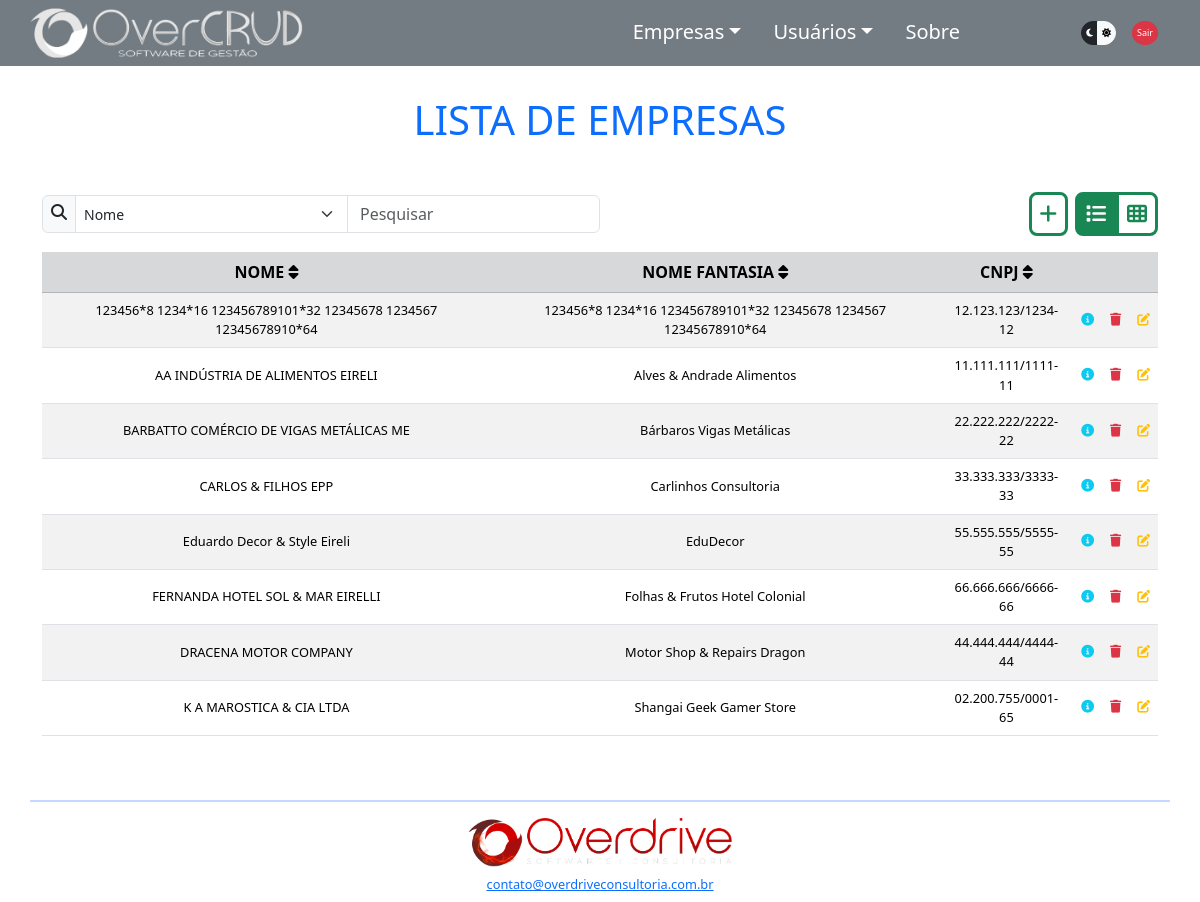
The page /emplista.php (signed in) on the database its author committed.
### tables this page shows
CREATE TABLE `empresas` (
  `idempresa` int(11) NOT NULL AUTO_INCREMENT,
  `nome` varchar(64) DEFAULT NULL,
  `telefone` varchar(15) DEFAULT NULL,
  `cnpj` varchar(18) DEFAULT NULL,
  `fantasia` varchar(64) DEFAULT NULL,
  `responsavel` varchar(64) DEFAULT NULL,
  `idenderecoemp` int(11) DEFAULT NULL,
  PRIMARY KEY (`idempresa`),
  KEY `empresas_ibfk_1` (`idenderecoemp`),
  CONSTRAINT `empresas_ibfk_1` FOREIGN KEY (`idenderecoemp`) REFERENCES `enderecos` (`idendereco`)
);

### resources/listas.php (called while the page is built, shortened)
<?php
$root = $_SERVER["DOCUMENT_ROOT"];
require_once "$root/overcrud/resources/pathing.php";
require_once "$rootOvercrud/components/EmpresaDAO.php";
$instanciaEmp = new Empresa();
$instanciaEmpDAO = new EmpresaDAO($instanciaEmp);
$listaEmp = $instanciaEmpDAO->listarEmpresas();

### components/ConexaoBD.php (called while the page is built, shortened)
<?php
class ConexaoBD
{
    public static function conectarBD()
    {
        $db_name = 'overcrud';
        $db_host = 'localhost';
        $db_user = 'root';
        $db_port = '3307';
        $db_password = '';
        $pdo = new PDO("mysql:dbname=$db_name;host=$db_host:$db_port", $db_user, $db_password);
        return $pdo;
    }
};

### components/EmpresaDAO.php (called while the page is built, shortened)
<?php
class EmpresaDAO
{
    public function listarEmpresas()
    {
        $sqlConsultaEmp = ConexaoBD::conectarBD()->query("SELECT * FROM empresas");
        if ($sqlConsultaEmp->rowCount() > 0) {
            $listaEmp = $sqlConsultaEmp->fetchAll(PDO::FETCH_ASSOC);
            return $listaEmp;
        };
    }
}

### emplista.php (the view, shortened to what this page needs)
<?php
require_once "./resources/pathing.php";
$voltar = ".";
require_once "$rootOvercrud/validations/session_validation.php";
require_once "$rootOvercrud/resources/listas.php";
?>
<!DOCTYPE html>
<html lang="pt-br" data-bs-theme="dark">
<?php
require_once "$rootOvercrud/partials/head.php";
head('- Empresas', $voltar);
?>
<body>
    <div class="container">
        <div class="row" id="navbartop">
            <?php
            require_once "$rootOvercrud/partials/navbartop.php";
            navbarTop($voltar, $linksAdm);
            ?>
        </div>
        <div class="row d-flex mt-5" id="appBody">
            <h1 class="text-center text-primary display-6 my-5" id="sessiontitle">LISTA DE EMPRESAS</h1>
            <?php require_once "$rootOvercrud/partials/searchbar.php" ?>
            <div class="" id="mostrartabela">
                <table id="tabelaempresas" class="table table-striped">
                    <tr class="table-secondary text-center">
                        <th onclick="ordenar(0)" class="tableheader">NOME <i class="fa-solid fa-sort"></i></th>
                        <th onclick="ordenar(1)" class="tableheader">NOME FANTASIA <i class="fa-solid fa-sort"></i></th>
                        <th onclick="ordenar(2)" class="tableheader">CNPJ <i class="fa-solid fa-sort"></i></th>
                        <th> </th>
                        <th class="<?= $linksAdm ?>"> </th>
                        <th class="<?= $linksAdm ?>"> </th>
                    </tr>
                    <?php foreach ($listaEmp as $empresa): ?>
                    <tr class="<?php echo $empresa['idempresa'] == '0' ? 'd-none' : '' ?>">
                        <td id="tr_nome"><?= $empresa['nome']; ?></td>
                        <td><?= $empresa['fantasia']; ?></td>
                        <td id="tr_doc"><?= $empresa['cnpj']; ?></td>
                        <td>
                            <a class="modalanchor" data-bs-toggle="modal"
                                data-bs-target="#empmodal<?= $empresa['idempresa'] ?>">
                                <i class="fa-solid fa-circle-info text-info px-0 py-2" title="Detalhes"></i>
                            </a>
                        </td>
                        <td class="<?= $linksAdm ?>">
                            <a data-bs-toggle='modal' data-bs-target='#empdeletemodal<?= $empresa['idempresa'] ?>'>
                                <i class="fa-solid fa-trash px-0 py-2 text-danger" title="Excluir" id="deleteicon"></i>
                            </a>
                        </td>
                        <td class="<?= $linksAdm ?>">
                            <a href="empeditar.php?idempresa=<?= $empresa['idempresa']; ?>">
                                <i class="fa-solid fa-pen-to-square px-0 py-2 text-warning" id="editbtn" title="Editar"></i>
                            </a>
                        </td>
                    </tr>
                    <?php endforeach; ?>
                </table>
            </div>
        </div>
        <?php
        require_once "$rootOvercrud/partials/footer.php";
        footer($voltar);
        ?>
    </div>
</body>
</html>

### partials/head.php (shortened to what this page needs)
<?php
function head($titulo, $voltar)
{
    echo "
    <head>
        <meta charset='UTF-8' />
        <meta http-equiv='X-UA-Compatible' content='IE=edge' />
        <meta name='viewport' content='width=device-width, initial-scale=1.0' />
        <link href='https://cdn.jsdelivr.net/npm/bootstrap@5.3.3/dist/css/bootstrap.min.css' rel='stylesheet'
>
        <link rel='stylesheet' href='$voltar/css/style.css' />
        <link rel='icon' href='$voltar/img/favicon.ico'>
        <title>OverCRUD $titulo</title>
</head>
";
}

### partials/navbarTop.php (shortened to what this page needs)
<?php
function navbarTop($voltar, $linksAdm)
{
    echo "
                <nav class='navbar navbar-expand-md text-bg-secondary fixed-top p-2' style='--bs-bg-opacity: .95;'>
                    <div class='container'>
                        <div class='row align-items-center'>
                            <div class='d-none col-lg-4 d-lg-flex p-0'>
                                <a href='$voltar/home.php' class='navbar-brand p-0'><img src='$voltar/img/logo_white_navbar.png' alt='OverCRUD'
                                        style='width: 75%;'></a>
                            </div>
                                <a href='$voltar/home.php' class='navbar-brand p-0'><img src='$voltar/img/logo_white_mini.png' alt='OverCRUD'
                                        style='width: 25%;'></a>
                            <div class='col-6 col-md-7 col-lg-6'>
                                <div class='collapse navbar-collapse justify-content-end' id='navbarMain'>
                                    <ul class='navbar-nav nav-underline gap-3'>
                                            <a href='$voltar/home.php' class='nav-link fs-5'>Home</a>
                                        <li class='navbar-item dropdown'>
                                            <a href='#' class='nav-link fs-5 dropdown-toggle text-white'
                                                data-bs-toggle='dropdown'>Empresas</a>
                                                <li> <a href='$voltar/emplista.php' class='dropdown-item text-white'>Consultar empresas</a>
                                                </li>
                                                <li> <a href='$voltar/empcadastro.php' class='dropdown-item <?php $linksAdm ?>
text-white'>Cadastrar
Nova</a>
</li>
</li>
<li class='navbar-item dropdown'>
    <a href='#' class='nav-link fs-5 dropdown-toggle text-white' data-bs-toggle='dropdown'>Usuários</a>
        <li> <a href='$voltar/usulista.php' class='dropdown-item text-white'>Consultar usuários</a>
        </li>
        <li> <a href='$voltar/usucadastro.php' class='dropdown-item <?php $linksAdm ?> text-white'>Cadastrar Novo</a>
        </li>
</li>
<li class='navbar-item'>
    <a href='$voltar/about.php' class='nav-link fs-5 text-white'>Sobre</a>
</li>
    <a href='$voltar/home.php' class='nav-link text-danger fs-5 fw-bold' data-bs-toggle='modal'
        data-bs-target='#modallogout'>SAIR</a>
</ul>
</div>
</div>
<div class='d-none col-md-2 d-md-flex justify-content-end'>
    <div class='btn-group btn-group-sm'>
        <button class='btn btn-dark rounded-start-5 p-1 darkmodebtnint' data-bs-theme-value='dark'><i
                class='fa-solid fa-moon'></i></button>
        <button class='btn btn-light rounded-end-5 p-1 darkmodebtnint' data-bs-theme-value='light'><i
                class='fa-solid fa-sun'></i></button>
    </div>
    <a class='btn btn-danger rounded-circle p-1 ms-3 sairbtn' data-bs-toggle='modal'
        data-bs-target='#modallogout'>Sair</a>
</div>
</div>
</div>
</nav>
                <a class='btn btn-danger' href='$voltar/resources/logout.php'>Sair</a>
";
}

### partials/searchbar.php (shortened to what this page needs)
<?php
$root = $_SERVER["DOCUMENT_ROOT"];
require_once "$root/overcrud/resources/pathing.php";
$pagina = $_SERVER['REQUEST_URI'];
require_once "$rootOvercrud/resources/listas.php";
?>
<div class='col-12 d-flex mb-3 justify-content-between align-items-center'>
    <div class='input-group w-50' id='pesquisalista'>
        <i class='fa-solid fa-magnifying-glass input-group-text p-2'></i>
        <select class="form-select form-select-sm fit-content" name="pesquisaselect" id="pesquisaselect">
            <option value="nome" selected>Nome</option>
        </select>
        <input type='search' class='form-control' id='inputpesquisa' oninput="pesquisa()" placeholder='Pesquisar'>
    </div>
    <div class='btn-group btn-group-lg'>
        <a href='<?= str_contains($pagina, 'usulista') ? './usucadastro.php' : './empcadastro.php' ?>'
            class='btn btn-outline-success btn-lg rounded-3 border-3 py-1 px-2 me-2 <?= $linksAdm ?>' id='btncadastro'
            title='Cadastrar novo'><i class='fa-solid fa-plus'></i></a>
        <button type='button' class='btn btn-outline-success btn-lg rounded-start-3 border-3 py-1 px-2 active'
            id='btndisplaytabela' onclick='mudarDisplayParaTabela(); pesquisa()' title='Modo Tabela'><i
                class='fa-solid fa-list'></i></button>
        <button type='button' class='btn btn-outline-success btn-lg rounded-end-3 border-3 py-1 px-2' id='btndisplaycards'
            onclick='mudarDisplayParaCards(); pesquisa()' title='Modo Cards'><i
                class='fa-solid fa-table-cells'></i></button>
    </div>
</div>

### partials/footer.php
<?php
function footer($voltar)
{
    echo "
    <footer class='mt-5 mb-2'>
        <div class='row d-flex flex-column justify-content-center align-items-center text-center'>
            <hr>
            <img src='$voltar/img/logo_footer.png' alt='Overdrive Softwares e Consultoria' style='width: 18rem'>
            <a href='mailto:contato@overdriveconsultoria.com.br' class='mt-2' id='emailfooter'>contato@overdriveconsultoria.com.br</a>
        </div>
    </footer>
    ";
}

### css/style.css (style rules this page uses)
body { min-width: 320px; }
#emailfooter { font-size: 0.8rem; }
hr { border: none; height: 2px; background-color: var(--bs-primary); }
.darkmodebtnint { font-size: xx-small; }
.sairbtn { font-size: xx-small; }
td { text-align: center; vertical-align: middle; font-size: 0.8rem; }
.tableheader { cursor: pointer; }
#deleteicon { cursor: pointer; }

### rows shown on the page
empresas: nome "123456*8 1234*16 123456789101*32 12345678 1234567 12345678910*64", fantasia "123456*8 1234*16 123456789101*32 12345678 1234567 12345678910*64", cnpj "12.123.123/1234-12"
empresas: nome "AA INDÚSTRIA DE ALIMENTOS EIRELI", fantasia "Alves & Andrade Alimentos", cnpj "11.111.111/1111-11"
empresas: nome "BARBATTO COMÉRCIO DE VIGAS METÁLICAS ME", fantasia "Bárbaros Vigas Metálicas", cnpj "22.222.222/2222-22"
empresas: nome "CARLOS & FILHOS EPP", fantasia "Carlinhos Consultoria", cnpj "33.333.333/3333-33"
empresas: nome "Eduardo Decor & Style Eireli", fantasia "EduDecor", cnpj "55.555.555/5555-55"
empresas: nome "FERNANDA HOTEL SOL & MAR EIRELLI", fantasia "Folhas & Frutos Hotel Colonial", cnpj "66.666.666/6666-66"
empresas: nome "DRACENA MOTOR COMPANY", fantasia "Motor Shop & Repairs Dragon", cnpj "44.444.444/4444-44"
empresas: nome "K A MAROSTICA & CIA LTDA", fantasia "Shangai Geek Gamer Store", cnpj "02.200.755/0001-65"
